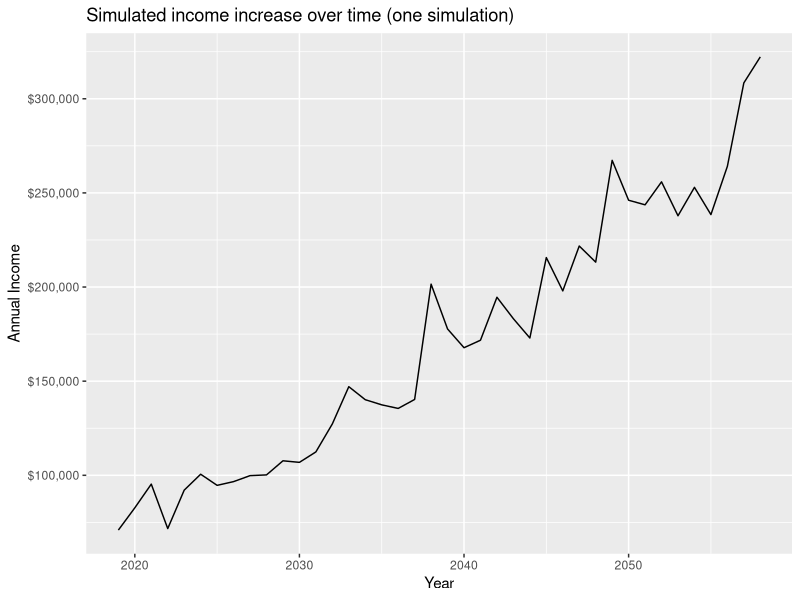
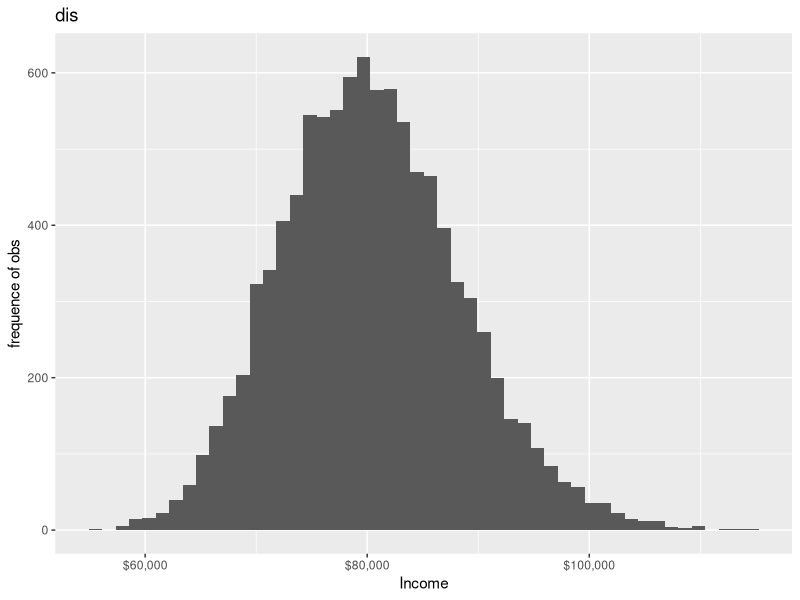

These figures' R source, in order: (Note: a time limit stopped this script after it produced the figures.)
## ---- chunk 1

# Load necessary libraries and set seed.
library(tidyverse)
set.seed(1234)

# Create a function to calculate increasing annual income.
income <- function(base_inc, p, g, sigma, n_years, start_year = 2019){
  errors <- rnorm(n_years, mean = 0, sd = sigma)
  
  income_log <- vector("numeric", n_years)
  
  for(year in seq_len(n_years)){
    if(year == 1){
      income_log[[year]] <- log(base_inc) + errors[[year]]
    } else {
      income_log[[year]] <- (1 - p) * (log(base_inc)) + g * (year - 1) +
        p * income_log[[year - 1]] + errors[[year]]
    }
  }
  # Output of data frame, with variables of income and year.
  data_frame(inc = exp(income_log),
             year = 2019 + seq_len(n_years) - 1)
}
## ---- chunk 2

# Define the simulation; 10000 simulations, each of 40 years length.
n_sims <- 10000
n_years <- 40

# Now use rerun function to simulate the data iterations, then create a data frame 
simulated_income <- n_sims %>%
  rerun(income(base_inc = 80000, p = .2,
                      g = 0.03, sigma = .1,
                      n_years = n_years, start_year = 2019)) %>%
  bind_rows(.id = "id") %>%
  select(id, year, inc)

# View the data frame we've created.
View(simulated_income)

# Plot the first income path. Id is the variable that defines which simulated income path.
simulated_income %>%
  filter(id == 1) %>%
  ggplot(aes(year, inc)) +
  geom_line() +
  labs(title = "Simulated income increase over time (one simulation)",
       x = "Year", 
       y = "Annual Income") +
  scale_y_continuous(labels = scales::dollar)

## ---- chunk 3

# Plot histogram of the first year's income.
simulated_income %>%
  filter(year == 2019) %>%
  ggplot(aes(inc)) +
  geom_histogram(bins = 50) +
  scale_x_continuous(labels = scales::dollar) +
  labs(title = "dis",
       x = "Income",
       y = "frequence of obs")

# Calculate the percentage of simulations above 100,000k in the first year out of the program.
simulated_income %>%
  filter(year == 2019) %>%
  mutate(above_100k = inc >100000) %>%
  summarize(n_above = sum(above_100k),
            n = n(),
            n_above_pct = n_above /n)

# Calculate the percentage of incomes less than 70k in the first year out.
simulated_income %>%
  filter(year == 2019) %>%
  mutate(below_70k = inc < 70000) %>%
  summarize(n_below = sum(below_70k),
            n = n(),
            n_below_pct = n_below /n)
## ---- chunk 4

# Create a function to calculate increasing annual income, with a variable for debt as it decreases over time.
income_debt <- function(base_inc, p, g, start_year = 2019, sigma, years, debtPct, debt0){
  errors <- rnorm(years, mean = 0, sd = sigma)

  # Creating vector for annual income with debt.
  income_log <- vector("numeric", years)
  debt <- vector("numeric", years)
  
  # For loop with equations for income.
  for(year in seq_len(years)){
    if (year == 1){
      income_log[[year]]<- log(base_inc) + errors[[year]]
    }else {
      income_log[[year]] <- (1 - p) * (log(base_inc) + g * (year-1)) + p * income_log[[year - 1]] +           errors[[year]]
    }
  }
  # For loop with equations for debt.
for(year in seq_len(years)){
    if (year == 1){
      debt[[year]]<- debt0 - debtPct * exp(income_log[[year]])
    }else {
     if(debt[[year - 1]] > 0){
     debt[[year]]<- debt[[year - 1]] - debtPct*exp(income_log[[year]])
      }else{
        debt[[year]] <- 0
    }
    }
}
  
  # Turning vector into data frame.
  data_frame(inc = exp(income_log), year = 2019 + seq_len(years) - 1, debt = debt)
}

# Define simulations, like in Part 1.
n_sims <- 10000
years <- 40

# Define new dataframe, this time with debt.
simulated_debt <- n_sims %>%
  rerun(
    income_debt(base_inc = 80000, p = .2, g = .03, years = years, sigma = .1, debtPct = .1, 
                debt0 = 95000)) %>%
    bind_rows(.id = "id") %>%
    select(id, year, inc, debt)

View(simulated_debt)

simulated_debt %>%
  filter(debt < 0) %>%
  ggplot(aes(year)) +
  geom_histogram(bins = 4) +
  labs(title = "Year of Debt Paid in Full",
       x = "Year",
       y = "Frequency of Observations")

simulated_debt %>%
  filter(debt < 0) %>%
  mutate(within_10 = year == 2028) %>%
  summarize(debt_within = sum(within_10),
            n = n(),
            debt_within_pct = debt_within /n)  

## ---- chunk 5

# Create a function to calculate increasing annual income, with a variable for debt as it decreases over time.
income_debt <- function(base_inc, p, g, start_year = 2019, sigma, years, debtPct, debt0){
  errors <- rnorm(years, mean = 0, sd = sigma)

  # Creating vector for annual income with debt.
  income_log <- vector("numeric", years)
  debt <- vector("numeric", years)
  
  # For loop with equations for income.
  for(year in seq_len(years)){
    if (year == 1){
      income_log[[year]]<- log(base_inc) + errors[[year]]
    }else {
      income_log[[year]] <- (1 - p) * (log(base_inc) + g * (year-1)) + p * income_log[[year - 1]] +           errors[[year]]
    }
  }
  # For loop with equations for debt.
for(year in seq_len(years)){
    if (year == 1){
      debt[[year]]<- debt0 - debtPct * exp(income_log[[year]])
    }else {
     if(debt[[year - 1]] > 0){
     debt[[year]]<- debt[[year - 1]] - debtPct*exp(income_log[[year]])
      }else{
        debt[[year]] <- 0
    }
    }
}
  
  # Turning vector into data frame.
  data_frame(inc = exp(income_log), year = 2019 + seq_len(years) - 1, debt = debt)
}

# Define simulations, like in Part 1.
n_sims <- 10000
years <- 40

# Define new dataframe, this time with debt.
simulated_debt_85 <- n_sims %>%
  rerun(
    income_debt(base_inc = 85000, p = .2, g = .03, years = years, sigma = .15, debtPct = .1, 
                debt0 = 95000)) %>%
    bind_rows(.id = "id") %>%
    select(id, year, inc, debt)

View(simulated_debt_85)

simulated_debt_85 %>%
  filter(debt < 0) %>%
  ggplot(aes(year)) +
  geom_histogram(bins = 5) +
  labs(title = "Year of Debt Paid in Full",
       x = "Year",
       y = "Frequency of Observations")

simulated_debt_85 %>%
  filter(debt < 0) %>%
  mutate(within_10 = year <= 2028) %>%
  summarize(debt_within = sum(within_10),
            n = n(),
            debt_within_pct = debt_within /n)  
  
